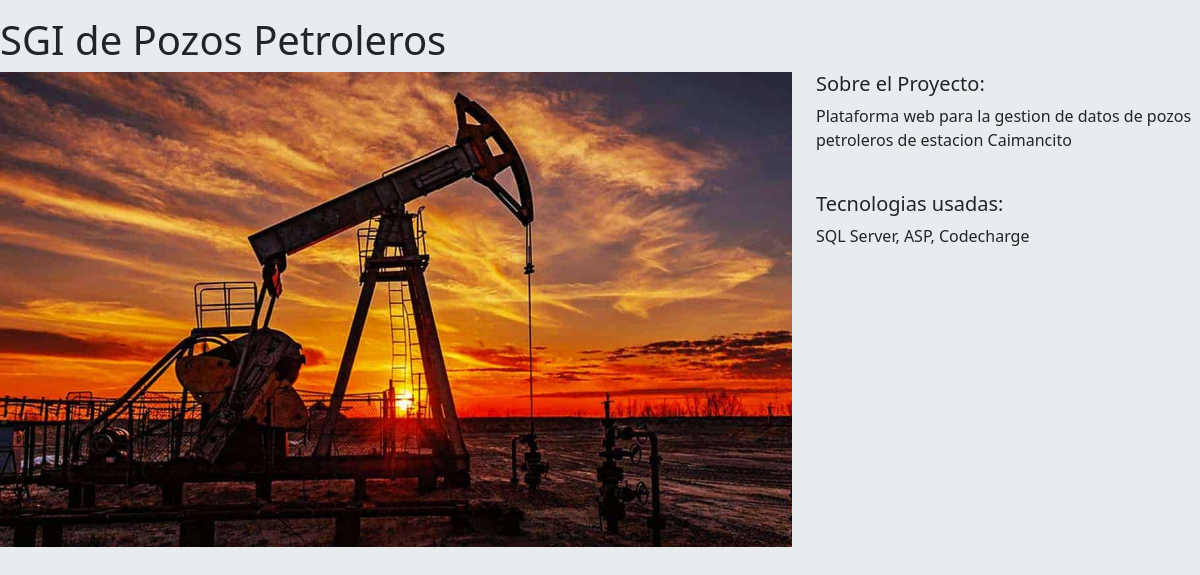
The page /portfolio/1/ on the database its author committed.
### Portfolio/models.py (models this page shows)
class Proyecto(models.Model):
    titulo = models.CharField(max_length=100)
    description = models.TextField()
    tecnologias = models.CharField(max_length=200)
    link = models.CharField(max_length=150)
    imagen = models.FilePathField(path='/img')

### Portfolio/views.py (the view)
# urls.py: path('<int:pk>/', views.ProjectDetail, name='project_detail'),
def ProjectDetail(request, pk):
    proyecto = Proyecto.objects.get(pk=pk)
    context = {
        'proyecto': proyecto
    }
    return render(request, 'projects/detail.html', context)

### Portfolio/templates/projects/detail.html
{% extends "base.html" %}
{% load static %}
{% block page_content %}
  <main class="conteiner mt-3 mb-5">
    <div class="row">
      <h1> {{proyecto.titulo }}</h1>
    </div>
    <div class="row">
        <div class="col-12 col-md-8">
            <img src="{% static proyecto.imagen %}" alt="{{ proyecto.titulo }}" class="img-fluid">
        </div>
        <div class="col-12 col-md-4">
             <h5>Sobre el Proyecto:</h5>
             <p>{{ proyecto.description}}</p>
             <br>
             <h5>Tecnologias usadas:</h5>
             <p>{{ proyecto.tecnologias }}</p>
        </div>
      </div>
  </main>
{% endblock %}

### rows shown on the page
Proyecto: titulo "SGI de Pozos Petroleros", imagen (picture), description "Plataforma web para la gestion de datos de pozos petroleros de estacion Caimancito", tecnologias "SQL Server, ASP, Codecharge"
